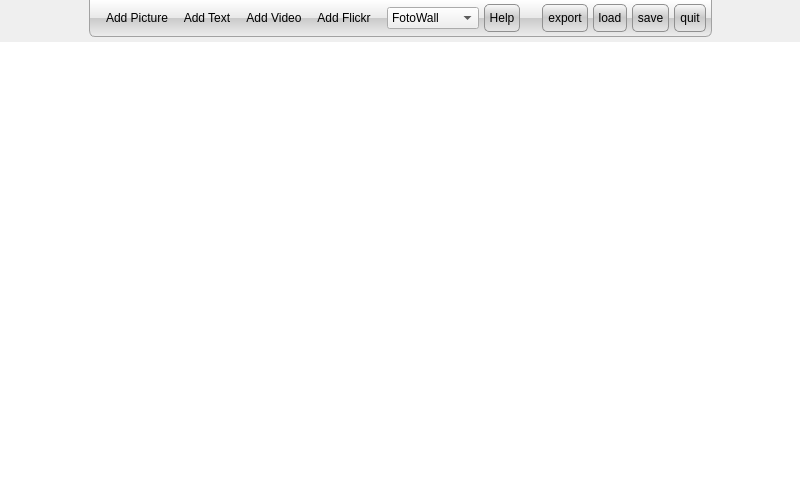
<?xml version="1.0" encoding="UTF-8"?>
<ui version="4.0">
 <class>FotoWall</class>
 <widget class="QWidget" name="FotoWall">
  <property name="geometry">
   <rect>
    <x>0</x>
    <y>0</y>
    <width>800</width>
    <height>480</height>
   </rect>
  </property>
  <property name="styleSheet">
   <string notr="true">FotoWall#QWidget
{
    background-color: rgb(59, 59, 59);
}</string>
  </property>
  <layout class="QVBoxLayout" name="verticalLayout">
   <property name="spacing">
    <number>5</number>
   </property>
   <property name="margin">
    <number>0</number>
   </property>
   <item>
    <layout class="QHBoxLayout" name="horizontalLayout">
     <item>
      <spacer name="horizontalSpacer">
       <property name="orientation">
        <enum>Qt::Horizontal</enum>
       </property>
       <property name="sizeHint" stdset="0">
        <size>
         <width>40</width>
         <height>20</height>
        </size>
       </property>
      </spacer>
     </item>
     <item>
      <widget class="QFrame" name="topBar">
       <property name="maximumSize">
        <size>
         <width>16777215</width>
         <height>16777215</height>
        </size>
       </property>
       <property name="styleSheet">
        <string notr="true">QWidget#topBar
{
background-color: qlineargradient(spread:pad, x1:0, y1:0, x2:0, y2:1, stop:0 rgba(255, 255, 255, 255), stop:0.500 rgba(232, 232, 232, 255), stop:0.501 rgba(202, 202, 202, 255), stop:1 rgba(237, 237, 237, 255)) ;
border: 1px solid rgb(162, 162, 162);
border-top: 0px;
border-bottom-left-radius: 6px;
border-bottom-right-radius: 6px;

}</string>
       </property>
       <layout class="QGridLayout" name="gridLayout">
        <property name="leftMargin">
         <number>5</number>
        </property>
        <property name="topMargin">
         <number>2</number>
        </property>
        <property name="rightMargin">
         <number>5</number>
        </property>
        <property name="bottomMargin">
         <number>2</number>
        </property>
        <property name="horizontalSpacing">
         <number>5</number>
        </property>
        <property name="verticalSpacing">
         <number>0</number>
        </property>
        <item row="0" column="1" rowspan="2">
         <widget class="QComboBox" name="projectType">
          <property name="sizePolicy">
           <sizepolicy hsizetype="Preferred" vsizetype="Fixed">
            <horstretch>0</horstretch>
            <verstretch>0</verstretch>
           </sizepolicy>
          </property>
          <property name="styleSheet">
           <string notr="true"/>
          </property>
          <item>
           <property name="text">
            <string>FotoWall</string>
           </property>
          </item>
          <item>
           <property name="text">
            <string>CD Cover</string>
           </property>
          </item>
          <item>
           <property name="text">
            <string>DVD Cover</string>
           </property>
          </item>
          <item>
           <property name="text">
            <string>Exact Size</string>
           </property>
          </item>
         </widget>
        </item>
        <item row="0" column="5" rowspan="2">
         <widget class="QToolButton" name="loadButton">
          <property name="sizePolicy">
           <sizepolicy hsizetype="Preferred" vsizetype="Fixed">
            <horstretch>0</horstretch>
            <verstretch>0</verstretch>
           </sizepolicy>
          </property>
          <property name="minimumSize">
           <size>
            <width>0</width>
            <height>28</height>
           </size>
          </property>
          <property name="maximumSize">
           <size>
            <width>16777215</width>
            <height>28</height>
           </size>
          </property>
          <property name="styleSheet">
           <string notr="true">QToolButton
{
background-color: qlineargradient(spread:pad, x1:0, y1:0, x2:0, y2:1, stop:0 rgba(250, 250, 250, 255), stop:0.500 rgba(200, 200, 200, 255), stop:0.501 rgba(202, 202, 202, 255), stop:1 rgba(230, 230, 230, 255)) ;
border: 1px solid rgb(144, 144, 144);
border-radius: 5px;
}</string>
          </property>
          <property name="text">
           <string>load</string>
          </property>
          <property name="icon">
           <iconset resource="fotowall.qrc">
            <normaloff>:/data/action-snapshot.png</normaloff>:/data/action-snapshot.png</iconset>
          </property>
          <property name="iconSize">
           <size>
            <width>16</width>
            <height>16</height>
           </size>
          </property>
          <property name="toolButtonStyle">
           <enum>Qt::ToolButtonTextBesideIcon</enum>
          </property>
         </widget>
        </item>
        <item row="0" column="0" rowspan="2">
         <widget class="QToolBar" name="contentToolbar">
          <property name="palette">
           <palette>
            <active>
             <colorrole role="Button">
              <brush brushstyle="SolidPattern">
               <color alpha="0">
                <red>255</red>
                <green>255</green>
                <blue>255</blue>
               </color>
              </brush>
             </colorrole>
             <colorrole role="Base">
              <brush brushstyle="SolidPattern">
               <color alpha="0">
                <red>255</red>
                <green>255</green>
                <blue>255</blue>
               </color>
              </brush>
             </colorrole>
             <colorrole role="Window">
              <brush brushstyle="SolidPattern">
               <color alpha="0">
                <red>255</red>
                <green>255</green>
                <blue>255</blue>
               </color>
              </brush>
             </colorrole>
            </active>
            <inactive>
             <colorrole role="Button">
              <brush brushstyle="SolidPattern">
               <color alpha="0">
                <red>255</red>
                <green>255</green>
                <blue>255</blue>
               </color>
              </brush>
             </colorrole>
             <colorrole role="Base">
              <brush brushstyle="SolidPattern">
               <color alpha="0">
                <red>255</red>
                <green>255</green>
                <blue>255</blue>
               </color>
              </brush>
             </colorrole>
             <colorrole role="Window">
              <brush brushstyle="SolidPattern">
               <color alpha="0">
                <red>255</red>
                <green>255</green>
                <blue>255</blue>
               </color>
              </brush>
             </colorrole>
            </inactive>
            <disabled>
             <colorrole role="Button">
              <brush brushstyle="SolidPattern">
               <color alpha="0">
                <red>255</red>
                <green>255</green>
                <blue>255</blue>
               </color>
              </brush>
             </colorrole>
             <colorrole role="Base">
              <brush brushstyle="SolidPattern">
               <color alpha="0">
                <red>255</red>
                <green>255</green>
                <blue>255</blue>
               </color>
              </brush>
             </colorrole>
             <colorrole role="Window">
              <brush brushstyle="SolidPattern">
               <color alpha="0">
                <red>255</red>
                <green>255</green>
                <blue>255</blue>
               </color>
              </brush>
             </colorrole>
            </disabled>
           </palette>
          </property>
          <property name="autoFillBackground">
           <bool>false</bool>
          </property>
          <property name="styleSheet">
           <string>#contentToolbar
{
/* background-color: qlineargradient(spread:pad, x1:0, y1:0, x2:0, y2:1, stop:0 rgba(255, 255, 255, 255), stop:0.500 rgba(232, 232, 232, 255), stop:0.501 rgba(202, 202, 202, 255), stop:1 rgba(237, 237, 237, 255)) ; */
    background-color: rgba(255, 255, 255, 0);
}</string>
          </property>
          <property name="orientation">
           <enum>Qt::Horizontal</enum>
          </property>
          <property name="iconSize">
           <size>
            <width>20</width>
            <height>20</height>
           </size>
          </property>
          <property name="floatable">
           <bool>false</bool>
          </property>
          <addaction name="aAddPicture"/>
          <addaction name="aAddText"/>
          <addaction name="aAddVideo"/>
          <addaction name="aAddFlickr"/>
         </widget>
        </item>
        <item row="0" column="4" rowspan="2">
         <widget class="QToolButton" name="exportButton">
          <property name="sizePolicy">
           <sizepolicy hsizetype="Preferred" vsizetype="Fixed">
            <horstretch>0</horstretch>
            <verstretch>0</verstretch>
           </sizepolicy>
          </property>
          <property name="minimumSize">
           <size>
            <width>0</width>
            <height>28</height>
           </size>
          </property>
          <property name="maximumSize">
           <size>
            <width>16777215</width>
            <height>28</height>
           </size>
          </property>
          <property name="styleSheet">
           <string notr="true">QToolButton
{
background-color: qlineargradient(spread:pad, x1:0, y1:0, x2:0, y2:1, stop:0 rgba(250, 250, 250, 255), stop:0.500 rgba(200, 200, 200, 255), stop:0.501 rgba(202, 202, 202, 255), stop:1 rgba(230, 230, 230, 255)) ;
border: 1px solid rgb(144, 144, 144);
border-radius: 5px;
}</string>
          </property>
          <property name="text">
           <string>export</string>
          </property>
          <property name="icon">
           <iconset resource="fotowall.qrc">
            <normaloff>:/data/fotowall.png</normaloff>:/data/fotowall.png</iconset>
          </property>
          <property name="iconSize">
           <size>
            <width>16</width>
            <height>16</height>
           </size>
          </property>
          <property name="toolButtonStyle">
           <enum>Qt::ToolButtonTextBesideIcon</enum>
          </property>
         </widget>
        </item>
        <item row="0" column="6" rowspan="2">
         <widget class="QToolButton" name="saveButton">
          <property name="sizePolicy">
           <sizepolicy hsizetype="Preferred" vsizetype="Fixed">
            <horstretch>0</horstretch>
            <verstretch>0</verstretch>
           </sizepolicy>
          </property>
          <property name="minimumSize">
           <size>
            <width>0</width>
            <height>28</height>
           </size>
          </property>
          <property name="maximumSize">
           <size>
            <width>16777215</width>
            <height>28</height>
           </size>
          </property>
          <property name="styleSheet">
           <string notr="true">QToolButton
{
background-color: qlineargradient(spread:pad, x1:0, y1:0, x2:0, y2:1, stop:0 rgba(250, 250, 250, 255), stop:0.500 rgba(200, 200, 200, 255), stop:0.501 rgba(202, 202, 202, 255), stop:1 rgba(230, 230, 230, 255)) ;
border: 1px solid rgb(144, 144, 144);
border-radius: 5px;
}</string>
          </property>
          <property name="text">
           <string>save</string>
          </property>
          <property name="icon">
           <iconset resource="fotowall.qrc">
            <normaloff>:/data/action-save.png</normaloff>:/data/action-save.png</iconset>
          </property>
          <property name="iconSize">
           <size>
            <width>16</width>
            <height>16</height>
           </size>
          </property>
          <property name="toolButtonStyle">
           <enum>Qt::ToolButtonTextBesideIcon</enum>
          </property>
         </widget>
        </item>
        <item row="0" column="7" rowspan="2">
         <widget class="QToolButton" name="quitButton">
          <property name="minimumSize">
           <size>
            <width>0</width>
            <height>28</height>
           </size>
          </property>
          <property name="maximumSize">
           <size>
            <width>16777215</width>
            <height>28</height>
           </size>
          </property>
          <property name="styleSheet">
           <string notr="true">QToolButton
{
background-color: qlineargradient(spread:pad, x1:0, y1:0, x2:0, y2:1, stop:0 rgba(250, 250, 250, 255), stop:0.500 rgba(200, 200, 200, 255), stop:0.501 rgba(202, 202, 202, 255), stop:1 rgba(230, 230, 230, 255)) ;
border: 1px solid rgb(144, 144, 144);
border-radius: 5px;
}</string>
          </property>
          <property name="text">
           <string>quit</string>
          </property>
          <property name="icon">
           <iconset resource="fotowall.qrc">
            <normaloff>:/data/action-delete.png</normaloff>:/data/action-delete.png</iconset>
          </property>
          <property name="iconSize">
           <size>
            <width>16</width>
            <height>16</height>
           </size>
          </property>
          <property name="toolButtonStyle">
           <enum>Qt::ToolButtonTextBesideIcon</enum>
          </property>
         </widget>
        </item>
        <item row="0" column="3" rowspan="2">
         <spacer name="spacer_2">
          <property name="orientation">
           <enum>Qt::Horizontal</enum>
          </property>
          <property name="sizeHint" stdset="0">
           <size>
            <width>17</width>
            <height>32</height>
           </size>
          </property>
         </spacer>
        </item>
        <item row="0" column="2" rowspan="2">
         <widget class="QToolButton" name="menu">
          <property name="sizePolicy">
           <sizepolicy hsizetype="Preferred" vsizetype="Fixed">
            <horstretch>0</horstretch>
            <verstretch>0</verstretch>
           </sizepolicy>
          </property>
          <property name="minimumSize">
           <size>
            <width>0</width>
            <height>28</height>
           </size>
          </property>
          <property name="maximumSize">
           <size>
            <width>16777215</width>
            <height>28</height>
           </size>
          </property>
          <property name="styleSheet">
           <string notr="true">QToolButton
{
background-color: qlineargradient(spread:pad, x1:0, y1:0, x2:0, y2:1, stop:0 rgba(250, 250, 250, 255), stop:0.500 rgba(200, 200, 200, 255), stop:0.501 rgba(202, 202, 202, 255), stop:1 rgba(230, 230, 230, 255)) ;
border: 1px solid rgb(144, 144, 144);
border-radius: 5px;
}</string>
          </property>
          <property name="text">
           <string>Help</string>
          </property>
          <property name="popupMode">
           <enum>QToolButton::InstantPopup</enum>
          </property>
          <property name="autoRaise">
           <bool>true</bool>
          </property>
         </widget>
        </item>
       </layout>
      </widget>
     </item>
     <item>
      <spacer name="horizontalSpacer_2">
       <property name="orientation">
        <enum>Qt::Horizontal</enum>
       </property>
       <property name="sizeHint" stdset="0">
        <size>
         <width>40</width>
         <height>20</height>
        </size>
       </property>
      </spacer>
     </item>
    </layout>
   </item>
   <item>
    <widget class="FWGraphicsView" name="view">
     <property name="frameShape">
      <enum>QFrame::NoFrame</enum>
     </property>
    </widget>
   </item>
  </layout>
  <action name="aAddPicture">
   <property name="icon">
    <iconset resource="fotowall.qrc">
     <normaloff>:/data/insert-image.png</normaloff>:/data/insert-image.png</iconset>
   </property>
   <property name="text">
    <string>Add Picture</string>
   </property>
   <property name="shortcut">
    <string>P</string>
   </property>
  </action>
  <action name="aAddText">
   <property name="icon">
    <iconset resource="fotowall.qrc">
     <normaloff>:/data/insert-text.png</normaloff>:/data/insert-text.png</iconset>
   </property>
   <property name="text">
    <string>Add Text</string>
   </property>
   <property name="shortcut">
    <string>T</string>
   </property>
  </action>
  <action name="aAddVideo">
   <property name="icon">
    <iconset resource="fotowall.qrc">
     <normaloff>:/data/insert-camera.png</normaloff>:/data/insert-camera.png</iconset>
   </property>
   <property name="text">
    <string>Add Video</string>
   </property>
   <property name="shortcut">
    <string>V</string>
   </property>
  </action>
  <action name="aAddFlickr">
   <property name="checkable">
    <bool>true</bool>
   </property>
   <property name="icon">
    <iconset resource="fotowall.qrc">
     <normaloff>:/data/insert-download.png</normaloff>:/data/insert-download.png</iconset>
   </property>
   <property name="text">
    <string>Add Flickr</string>
   </property>
   <property name="shortcut">
    <string>F</string>
   </property>
  </action>
 </widget>
 <customwidgets>
  <customwidget>
   <class>FWGraphicsView</class>
   <extends>QGraphicsView</extends>
   <header>FotoWall.h</header>
  </customwidget>
 </customwidgets>
 <resources>
  <include location="fotowall.qrc"/>
 </resources>
 <connections/>
</ui>
